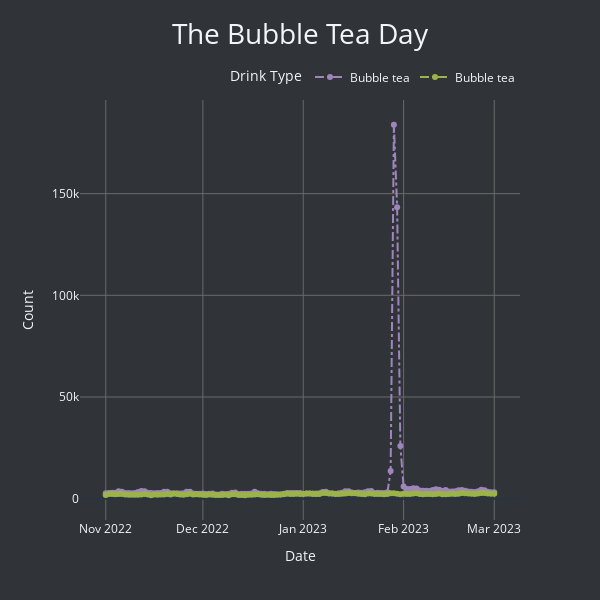

This figure's notebook cell:
### Code cell
fig = go.Figure()

fig.add_trace(go.Scatter(
        x=data_cut["Date"],
        y=data_cut["Bubble tea"],
        mode='lines+markers',
        name="Bubble tea",
        line=dict(
            color='#9f85bb',
            dash='dashdot',
            width=2
        ),
        marker=dict(size=6),
    ))

fig.add_trace(go.Scatter(
        x=data_cut["Date"],
        y=data_cut["Matcha"],
        mode='lines+markers',
        name="Bubble tea",
        line=dict(
            color='#9CB349',
            dash='dashdot',
            width=2
        ),
        marker=dict(size=6),
    ))

fig.update_layout(
    title=dict(
        text="The Bubble Tea Day",
        font=dict(size=28),
        x=0.5,
        y=0.96
    ),
    xaxis_title="Date",
    yaxis_title="Count",
    template="plotly_dark",
    legend=dict(
        title="Drink Type",
        orientation="h",
        yanchor="bottom",
        y=1.02,
        xanchor="right",
        x=1
    ),
    xaxis=dict(showgrid=True, gridcolor='dimgrey'),
    yaxis=dict(showgrid=True, gridcolor='dimgrey'),
    plot_bgcolor='#303438',
    paper_bgcolor='#303438',
    autosize = False,
    width=600, height=600
)

fig.show()
